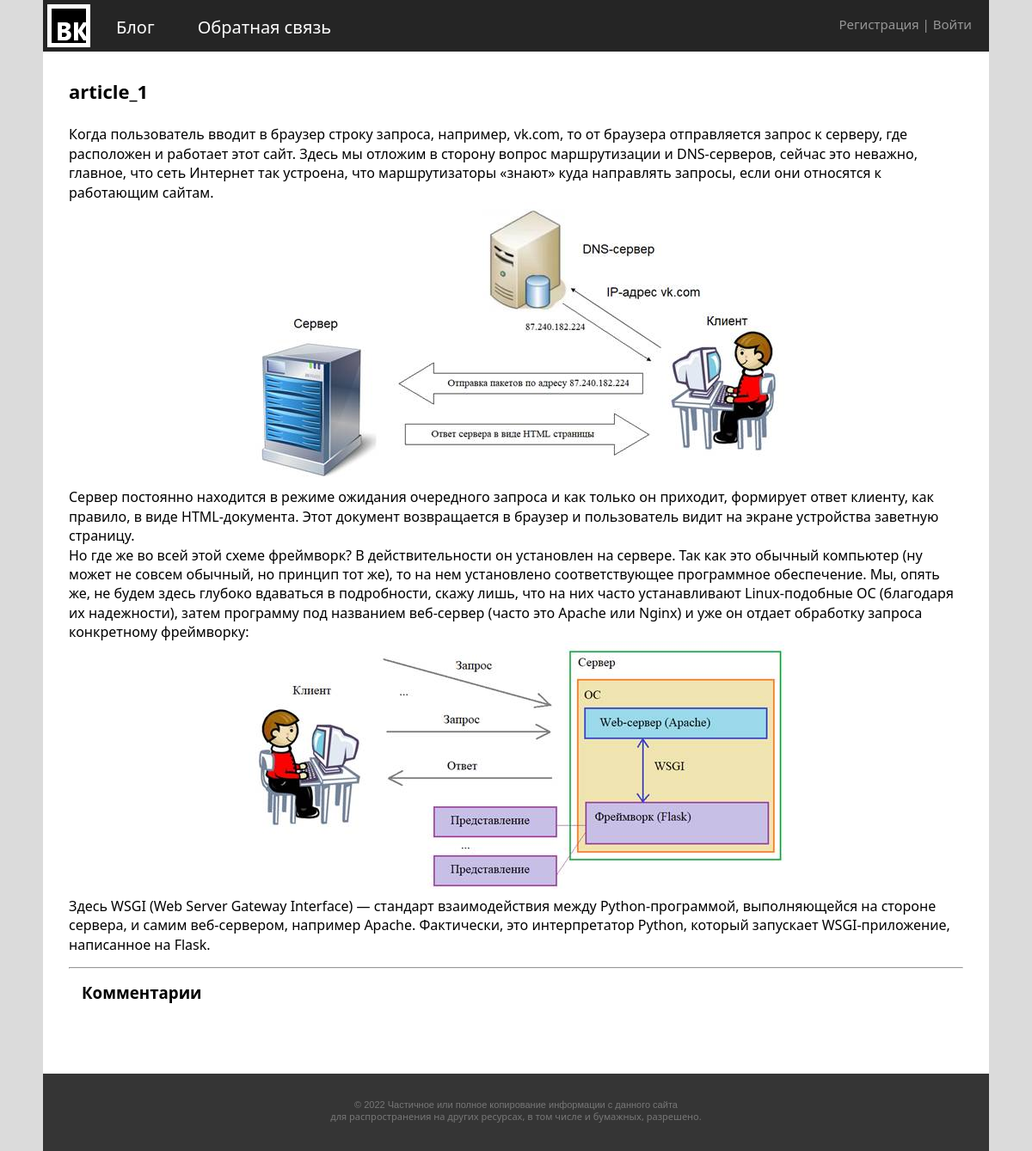
Page /blog/post/article_web on the committed database.
### tables this page shows
CREATE TABLE posts (
id integer PRIMARY KEY AUTOINCREMENT,
title text NOT NULL,
text text NOT NULL,
url text NOT NULL,
time integer NOT NULL
);

### blog/blueprint.py (the view)
@blog.route("/post/<alias>", methods=['POST', 'GET'])
def showPost(alias):
    dbase = FDataBase(db)
    title, post = dbase.getPost(alias)
    comments = dbase.showComments(alias)
    if not title:
        abort(404)
    form = CommentForm()
    try:
        user_id = current_user.get_id()
        post_url = alias
        if current_user.is_authenticated:
            if form.validate_on_submit():
                dbase.addComment(user_id, post_url, form.text.data)
                flash('Комментарий добавлен', category='success')
                return redirect(request.args.get('next') or url_for('posts.showPost', alias=alias))
    except:
        flash('Комментарий не добавлен', category='error')
    return render_template('blog/post.html', menu=menu, title=title, post=post, form=form, comments=comments)

### Fdatabase.py (called while the page is built)
    def getPost(self, alias):
        try:
            self.__cur.execute(f"SELECT title, text FROM posts WHERE url LIKE '{alias}' LIMIT 1")
            res = self.__cur.fetchone()
            if res:
                return res
        except sqlite3.Error as e:
            print("Ошибка чтения из БД " + str(e))
        return (False, False)

    def showComments(self, post_url):
        lst = []
        try:
            self.__cur.execute(
                f'''SELECT users.id, users.avatar, users.name, comments.text, comments.time
                FROM comments
                JOIN users ON comments.user_id = users.id
                JOIN posts ON comments.post_id = posts.id
                WHERE posts.url = '{post_url}'
                '''
            )
            lst = self.__cur.fetchall()
        except sqlite3.Error as e:
            print("Ошибка чтения из БД " + str(e))
        return lst

### app.py (called while the page is built)
def connect_db():
    conn = sqlite3.connect(application.config['DATABASE'])
    conn.row_factory = sqlite3.Row
    return conn

def get_db():
    if not hasattr(g, 'link_db'):
        g.link_db = connect_db()
    return g.link_db

@application.before_request
def before_request():
    global dbase
    db = get_db()
    dbase = FDataBase(db)

### blog/blueprint.py (called while the page is built)
@blog.context_processor
def utility_processor():
    def time_to_date(time_):
        return datetime.datetime.utcfromtimestamp(time_).strftime('%Y-%m-%d')
    return dict(time_to_date=time_to_date)

@blog.before_request
def before_request():
    global db
    db = g.get('link_db')

@blog.teardown_request
def teardown_request(request):
    global db
    db = None
    return request

### blog/templates/blog/post.html (shortened to what this page needs)
{% extends 'base.html' %}
{% block content %}
<div class="article">
<h1>{{title}}</h1>
<br>
{{post | safe}}
</div>
<hr>
<div class="comments">
<h3>Комментарии</h3>
<br>
<ul class="list-comments">
</ul>
</div>
{% endblock %}

### templates/base.html (shortened to what this page needs)
<!DOCTYPE html>
<html>
    <head>
        <link rel="stylesheet" href="/static/css/style.css">
    </head>
    <body>
        <div class="wrapper">
            <div class="page">
            {% block mainmenu -%}
            <ul class="mainmenu">
                <li class="logo"><a style="height:100%; display:block;" href="{{url_for('index')}}"><div class="logo"></div></a></li>
            {% for m in menu %}
                <li><a href="{{m.url}}">{{m.name}}</a></li>
            {% endfor %}
                {% if current_user.is_authenticated %}
                    <li class="last"><a href="{{url_for('profile')}}"> {{current_user.getName()}}</a> | <a href="{{url_for('logout')}}">Выйти</a></li>
                {% else %}
                    <li class="last"><a href="{{url_for('register')}}">Регистрация</a> | <a href="{{url_for('login')}}">Войти</a></li>
                {% endif %}
            </ul>
            {% endblock mainmenu -%}
            <div class="content">
            {% block content -%}
            {% endblock -%}
            </div>
        </div>
        <div class="footer">
            <p>
                © 2022 Частичное или полное копирование информации с данного сайта
            <p>для распространения на других ресурсах, в том числе и бумажных,  разрешено.
            </p>
        </div>
    </div>
    </body>
</html>

### static/css/style.css (style rules this page uses)
* { margin: 0; padding: 0; font-family: ui-monospace, system-ui, fantasy; }
html, body { background-color:rgb(219, 219, 219); height: 100%; }
a { color: #0059b2; text-decoration: none; }
.wrapper { height: 100%; max-width: 1100px; font-family: Arial, ui-monospace, system-ui, fantasy ; margin: 0 auto; background-color:rgb(255, 255, 255); }
.article { font-family: Fira Sans,sans-serif; margin-top: 15px; font-size: 16px; margin-bottom: 15px; line-height: 1.4 }
.article h1 { font-size: 22px; line-height: 1.5 }
h1 { font-size: 22px; }
ul.mainmenu { color: rgb(214, 214, 214); list-style: none; background: #252525; height: 60px; margin: 0; padding: 0; font-size: 20px; overflow: auto; }
ul.mainmenu li.logo { background: url('../images/Ico.png') no-repeat 0px 0px; width: 50px; height: 50px; display:block; text-align: left; margin: 5px 0px 5px 5px; overflow: auto; }
ul.mainmenu li { float: left; margin: 18px 20px 0 30px; }
ul.mainmenu li.last { float: right; font-size: 15px; color: rgb(151, 151, 151); }
ul.mainmenu li.last a { color: rgb(151, 151, 151); }
ul.mainmenu li a { color: #ffffff; text-decoration: none; }
.page { min-height: 100%; padding-bottom: 90px; box-sizing: border-box; background: #ffffff; }
.content { margin: 30px; }
.footer { height: 90px; margin-top: -90px; box-sizing: border-box; background: #353535; color: #777; padding: 30px; font-size: 11px; font-family: Verdana, Geneva, Arial, Tahoma, sans-serif; text-align: center; }
.comments { background: #ffffff; padding: 15px ; padding-bottom: 15px; padding-top: 15px; }
ul.list-comments { font-size: 14px; list-style: none; margin: 0; padding-top: 15px; max-width: 1100px; }

### rows in the picture
posts: title "article_1", text "Когда пользователь вводит в браузер строку запроса, например, vk.com, то от браузера отправляется запрос к серверу, где расположен и работает этот сайт. Здесь мы отложим в сторону вопрос маршрутизации и DNS-серверов, сейчас это неважно, главное, что сеть Интернет так устроена, что маршрутизаторы «знают» куда направлять запросы, если они относятся к работающим сайтам. Сервер постоянно находится в режиме ожидания очередного запроса и как только он приходит, формирует ответ клиенту, как правило, в виде HTML-документа. Этот документ возвращается в браузер и пользователь видит на экране устройства заветную страницу. Но где же во всей этой схеме фреймворк? В действительности он установлен на…", text (picture)

### other values in the picture
{{ m.name }} "Блог" "Обратная связь"
